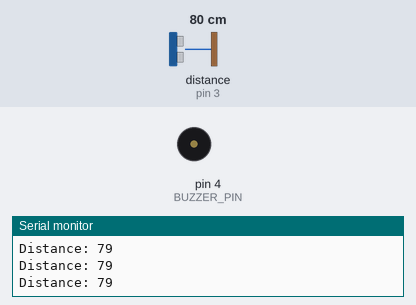
This sketch was run on a simulated Arduino Uno, built with avr-gcc and run on an emulated ATmega328P. On the bench: buzzer (waves = sounding, pin HIGH), the last lines printed to the serial monitor. Wiring (inferred from the names in the program): ultrasonic range finder: trigger pin 2; echo pin 3. The inputs (shaded band) are chosen by the test bench; at power-on: distance to the obstacle (sensor on pin 3) 80 cm. The echo pulse lasts 58.3 µs per cm; pins used as bus, display or sensor lines are not drawn.

Above: at 1.2 s.
1.3 s: distance to the obstacle (sensor on pin 3) set to 23 cm
2.8 s: distance to the obstacle (sensor on pin 3) set to 19 cm
At 3.3 s:
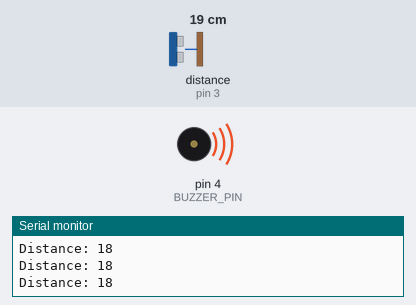
4.5 s: distance to the obstacle (sensor on pin 3) set to 35 cm
At 5.7 s:
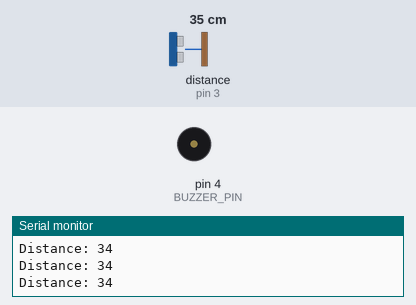
6.1 s: distance to the obstacle (sensor on pin 3) set to 4 cm
At 7.3 s:
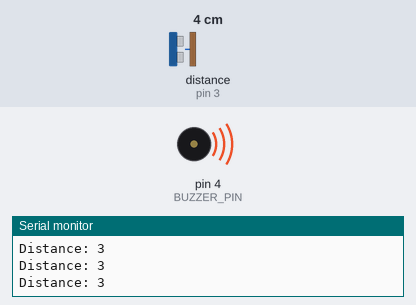
Timing chart, 0 to 8.7 s (numbered marks = the images above; inputs shaded):
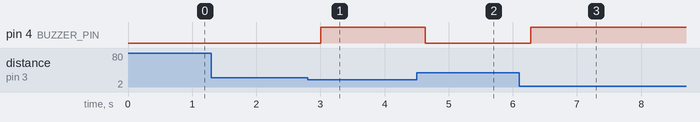

The sketch:

demo_ultrasonic.ino
```cpp
/*
 *  Example code
 *
 *  Sounding a buzzer when the sensor detects something.
 */
#include <inttypes.h>

#define SONIC_TRIG_PIN 2
#define SONIC_ECHO_PIN 3

#define BUZZER_PIN 4


void setup()
{
  Serial.begin(115200);
  pinMode(SONIC_TRIG_PIN, 1);
  pinMode(SONIC_ECHO_PIN, 0);
  pinMode(BUZZER_PIN, 1);
}


void loop()
{
  static uint16_t distance = 0;
  distance = get_sensor_distance(SONIC_TRIG_PIN, SONIC_ECHO_PIN);
  delay(100);
  Serial.print("Distance: ");
  Serial.println(distance);
  (distance < 20) ? digitalWrite(BUZZER_PIN, 1) : digitalWrite(BUZZER_PIN, 0);
}

/*
 *  Return ultrasonic sensor distance.
 *
 *  @param trig_pin - ultrasonic sensor's trig pin
 *  @param echo_pin - ultrasonic sensor's echo pin
 */
uint16_t get_sensor_distance(uint8_t trig_pin, uint8_t echo_pin)
{
  uint16_t distance = 0;
  digitalWrite(trig_pin, 1);
  delayMicroseconds(10);
  digitalWrite(trig_pin, 0);
  distance = pulseIn(echo_pin, 1) / 58.8;
  return distance;
}
```

Measured:
- the behaviour switches between 21 and 20 cm on distance to the obstacle (sensor on pin 3) (found by bisection; images 0 and 1)
- after the input at 2.8 s, pin 4 (BUZZER_PIN): LOW → HIGH after 0.20 s
- after the input at 4.5 s, pin 4 (BUZZER_PIN): HIGH → LOW after 0.13 s
- after the input at 6.1 s, pin 4 (BUZZER_PIN): LOW → HIGH after 0.18 s
